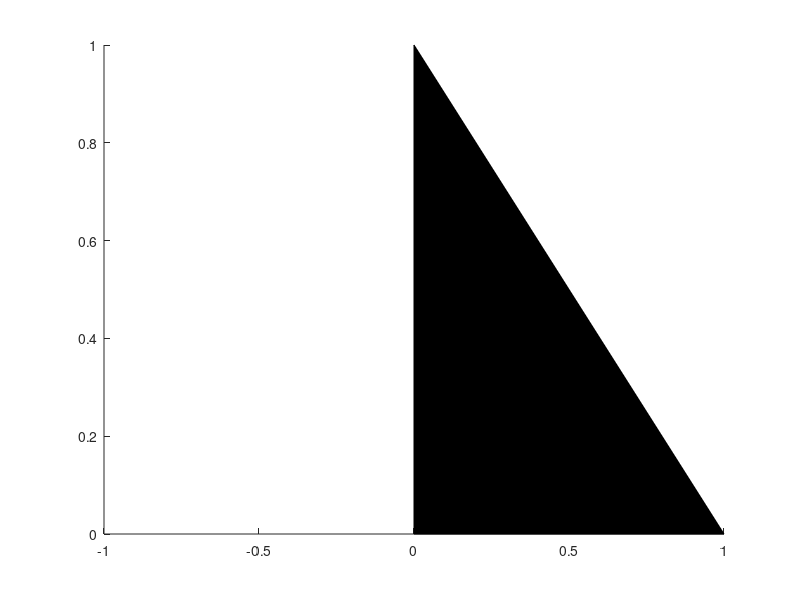
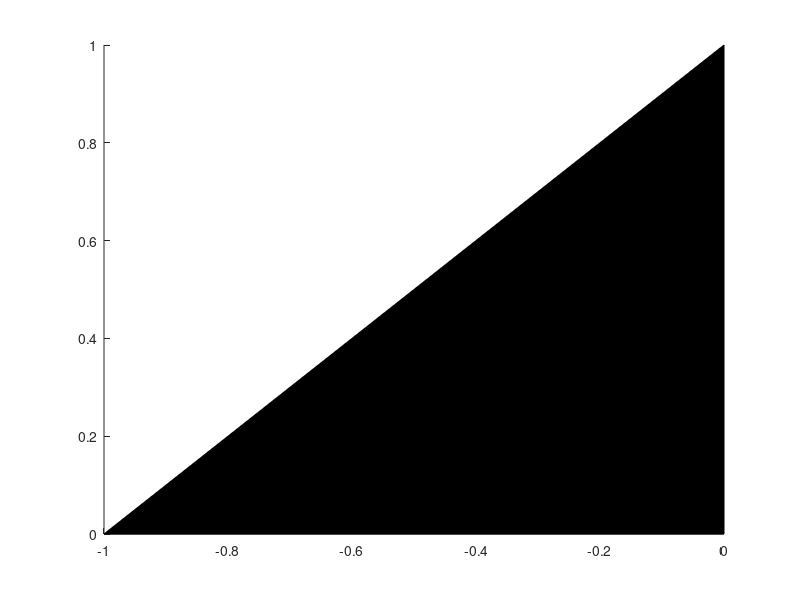
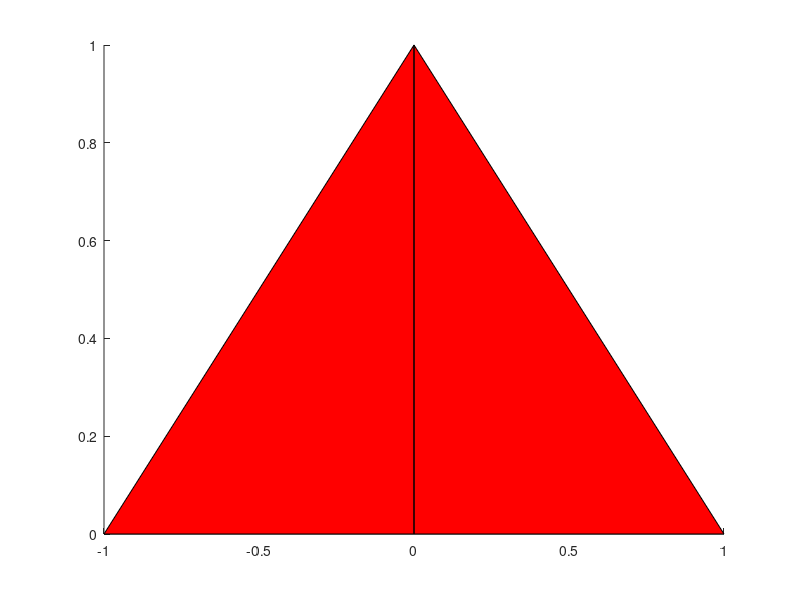
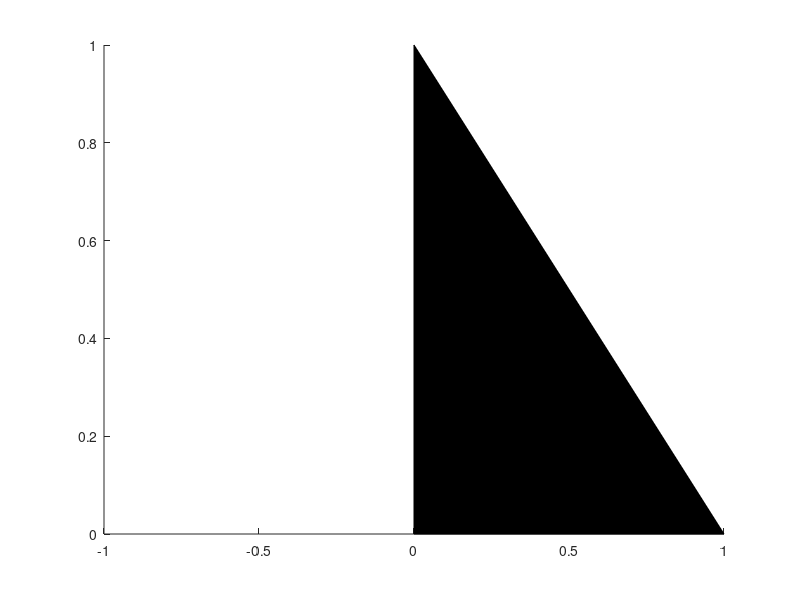

The MATLAB source for these figures, in order:
% Triangulos basados en el cuadrante cartesiano
x = [0 1 0];
y = [0 0 1];
figure
patch(x,y,'black')

x = [0 0 -1];
y = [0 1 0];
figure
patch(x,y,'black')

x = [0 0; 1 0; 0 -1];
y = [0 0; 0 1; 1 0];
figure
patch(x,y,'red')

%% Vértices
v = [0 0; 1 0; 0 1];
f = [1 2 3];
figure
patch('Faces', f, 'Vertices', v)

v = [0 0; 0 1; -1 0];
f = [1 2 3];
figure
patch('Faces', f, 'Vertices', v)
